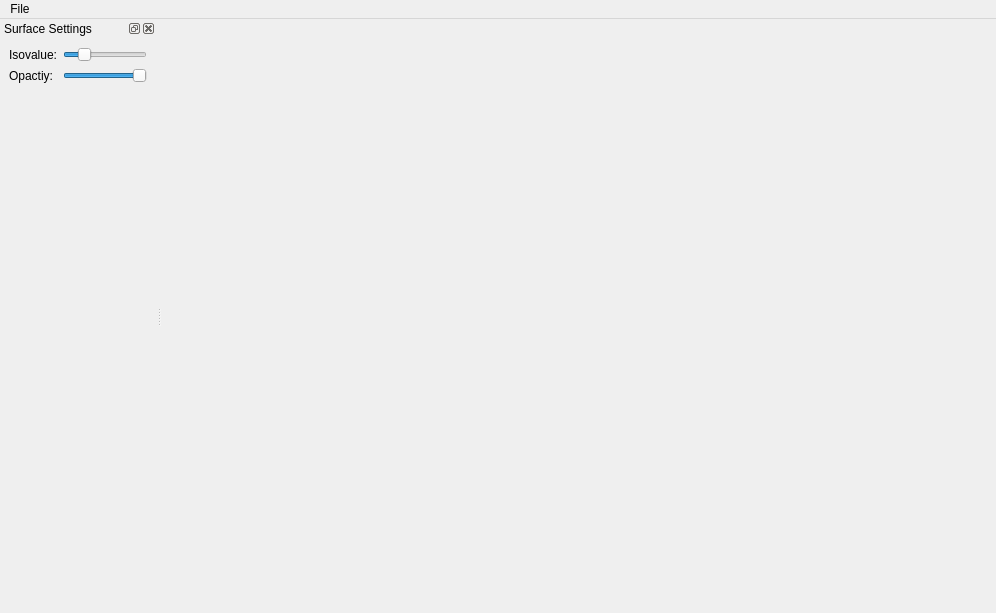
<?xml version="1.0" encoding="UTF-8"?>
<ui version="4.0">
 <class>CubeViewerExample</class>
 <widget class="QMainWindow" name="CubeViewerExample">
  <property name="geometry">
   <rect>
    <x>0</x>
    <y>0</y>
    <width>996</width>
    <height>613</height>
   </rect>
  </property>
  <property name="windowTitle">
   <string>Cube Viewer Example</string>
  </property>
  <widget class="QWidget" name="centralwidget"/>
  <widget class="QMenuBar" name="menubar">
   <property name="geometry">
    <rect>
     <x>0</x>
     <y>0</y>
     <width>996</width>
     <height>25</height>
    </rect>
   </property>
   <widget class="QMenu" name="menuFile">
    <property name="title">
     <string>File</string>
    </property>
    <addaction name="actionOpen"/>
    <addaction name="actionClose"/>
    <addaction name="separator"/>
    <addaction name="actionQuit"/>
   </widget>
   <addaction name="menuFile"/>
  </widget>
  <widget class="QDockWidget" name="dockWidget">
   <property name="floating">
    <bool>false</bool>
   </property>
   <property name="windowTitle">
    <string>Surface Settings</string>
   </property>
   <attribute name="dockWidgetArea">
    <number>1</number>
   </attribute>
   <widget class="QWidget" name="dockWidgetContents">
    <layout class="QFormLayout" name="formLayout">
     <item row="0" column="0">
      <widget class="QLabel" name="isovalueLabel">
       <property name="text">
        <string>Isovalue:</string>
       </property>
      </widget>
     </item>
     <item row="0" column="1">
      <widget class="QSlider" name="isovalueSlider">
       <property name="minimum">
        <number>1</number>
       </property>
       <property name="maximum">
        <number>500</number>
       </property>
       <property name="value">
        <number>100</number>
       </property>
       <property name="orientation">
        <enum>Qt::Horizontal</enum>
       </property>
      </widget>
     </item>
     <item row="1" column="0">
      <widget class="QLabel" name="label">
       <property name="text">
        <string>Opactiy:</string>
       </property>
      </widget>
     </item>
     <item row="1" column="1">
      <widget class="QSlider" name="opacitySlider">
       <property name="maximum">
        <number>100</number>
       </property>
       <property name="value">
        <number>100</number>
       </property>
       <property name="orientation">
        <enum>Qt::Horizontal</enum>
       </property>
       <property name="tickPosition">
        <enum>QSlider::NoTicks</enum>
       </property>
      </widget>
     </item>
    </layout>
   </widget>
  </widget>
  <action name="actionOpen">
   <property name="text">
    <string>&amp;Open</string>
   </property>
   <property name="shortcut">
    <string>Ctrl+O</string>
   </property>
  </action>
  <action name="actionClose">
   <property name="text">
    <string>&amp;Close</string>
   </property>
   <property name="shortcut">
    <string>Ctrl+W</string>
   </property>
  </action>
  <action name="actionQuit">
   <property name="text">
    <string>&amp;Quit</string>
   </property>
   <property name="shortcut">
    <string>Ctrl+Q</string>
   </property>
  </action>
 </widget>
 <resources/>
 <connections/>
</ui>
